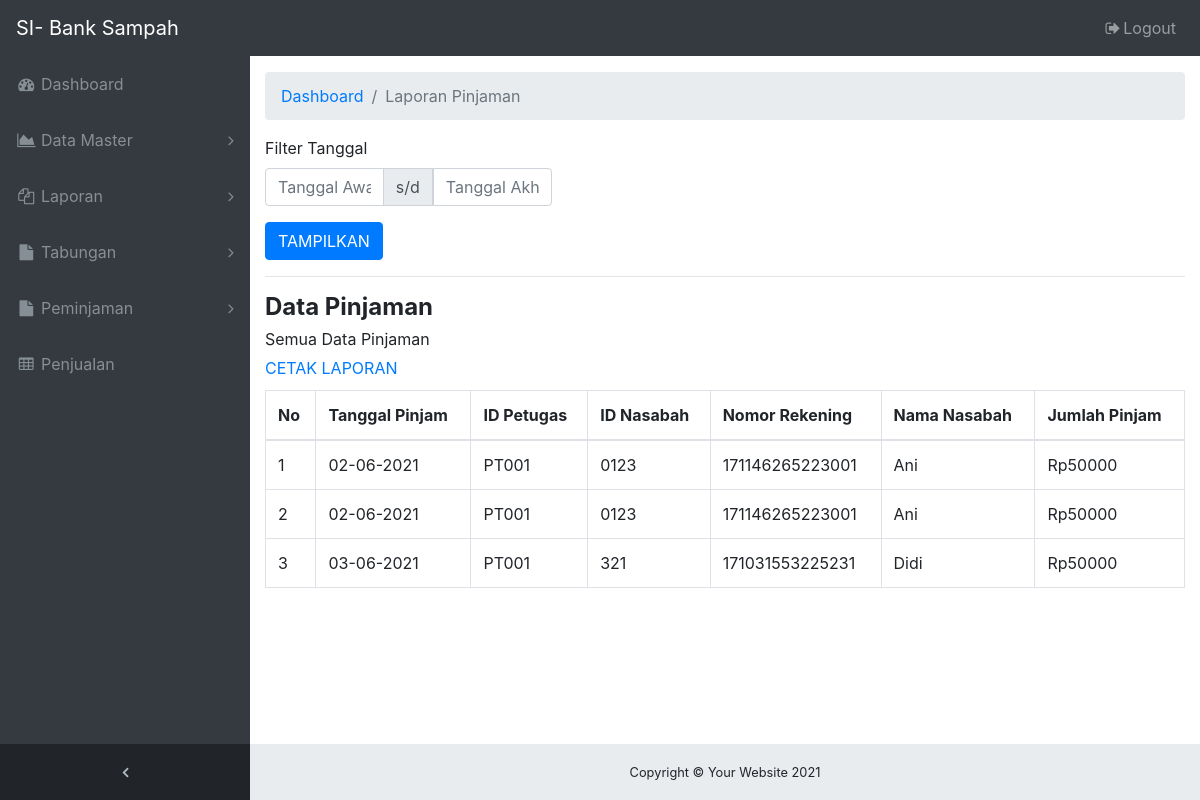
Before: /ADMIN/laporan-pinjaman.php (signed in) with the older database file.
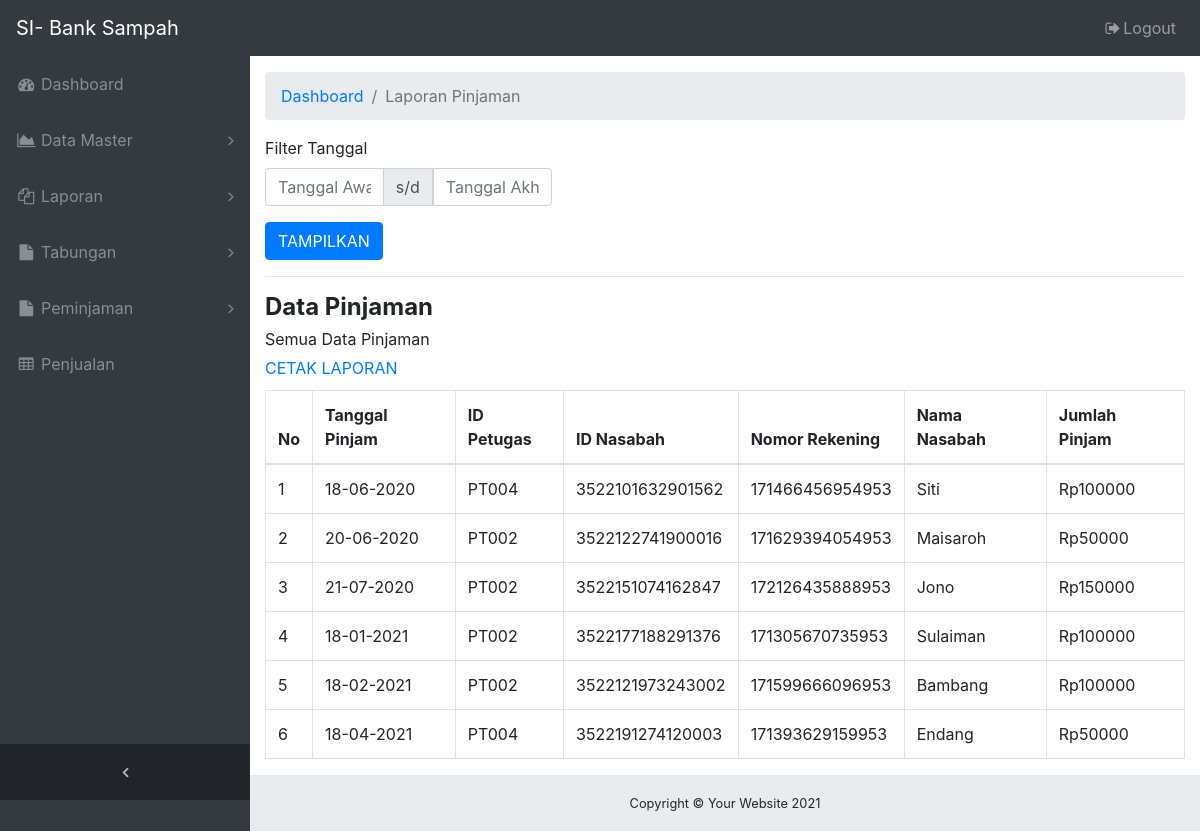
After: the same page with the newer database file.
### tables this page shows
CREATE TABLE `tb_pinjaman` (
  `id_pinjam` varchar(10) NOT NULL,
  `id_petugas` varchar(10) NOT NULL,
  `id_nasabah` varchar(20) NOT NULL,
  `jumlah_pinjam` int(11) NOT NULL,
  `tanggal_pinjam` date NOT NULL
);

CREATE TABLE `tb_nasabah` (
  `id_nasabah` varchar(20) NOT NULL,
  `nama_nasabah` varchar(50) NOT NULL,
  `jk_nasabah` varchar(10) NOT NULL,
  `alamat_nasabah` varchar(50) NOT NULL,
  `telp_nasabah` varchar(15) NOT NULL,
  `pekerjaan_nasabah` varchar(15) NOT NULL,
  `tgl_daftar` date NOT NULL,
  `norek_nasabah` varchar(20) NOT NULL,
  `saldo_nasabah` int(11) NOT NULL,
  `pinjaman_nasabah` int(11) NOT NULL
);

### ADMIN/laporan-pinjaman.php (the view, shortened to what this page needs)
<!DOCTYPE html>
<html lang="en">
  <head>
    <link href="vendor/bootstrap/css/bootstrap.min.css" rel="stylesheet">
    <link href="vendor/font-awesome/css/font-awesome.min.css" rel="stylesheet" type="text/css">
    <link href="vendor/datatables/dataTables.bootstrap4.css" rel="stylesheet">
    <link href="css/sb-admin.css" rel="stylesheet">
    <?php include 'navbar.php'; ?>
  </head>
  <body class="fixed-nav sticky-footer bg-dark" id="page-top">
    <div class="content-wrapper">
      <div class="container-fluid">
        <ol class="breadcrumb">
          <li class="breadcrumb-item">
            <a href="index.php">Dashboard</a>
          </li>
          <li class="breadcrumb-item active">Laporan Pinjaman</li>
        </ol>
        <form method="GET" action="laporan-pinjaman.php">
          <div class="row">
            <div class="col-sm-6 col-md-4">
              <div class="form-group">
                <label>Filter Tanggal</label>
                <div class="input-group">
                  <input type="text" name="tgl_awal" value="<?= @$_GET['tgl_awal'] ?>" class="form-control tgl_awal datetimepicker-input" placeholder="Tanggal Awal" data-toggle="datetimepicker" data-target=".tgl_awal" autocomplete="off">
                  <div class="input-group-append">
                    <span class="input-group-text">s/d</span>
                  </div>
                  <input type="text" name="tgl_akhir" value="<?= @$_GET['tgl_akhir'] ?>" class="form-control tgl_akhir datetimepicker-input" placeholder="Tanggal Akhir" data-toggle="datetimepicker" data-target=".tgl_akhir" autocomplete="off">
                </div>
              </div>
            </div>
          </div>
          <button type="submit" name="filter" value="true" class="btn btn-primary">TAMPILKAN</button>
        </form>
        <?php
        include "koneksi_db.php";
        $tgl_awal  = @$_GET['tgl_awal'];
        $tgl_akhir = @$_GET['tgl_akhir'];
        if(empty($tgl_awal) or empty($tgl_akhir)){
        $query     = "SELECT p.id_pinjam, p.id_petugas, p.id_nasabah, n.norek_nasabah, n.nama_nasabah, p.jumlah_pinjam, p.tanggal_pinjam FROM tb_pinjaman p INNER JOIN tb_nasabah n WHERE p.id_nasabah = n.id_nasabah";
        $url_cetak = "print-laporan-pinjaman.php";
        $label     = "Semua Data Pinjaman";
        }
        ?>
        <hr />
        <h4 style="margin-bottom: 5px;"><b>Data Pinjaman</b></h4>
        <?php echo $label ?><br />
        <div style="margin-top: 5px;">
          <a href="<?php echo $url_cetak ?>">CETAK LAPORAN</a>
        </div>
        <div class="table-responsive" style="margin-top: 10px;">
          <table class="table table-bordered">
            <thead>
              <tr>
                <th>No</th>
                <th>Tanggal Pinjam</th>
                <th>ID Petugas</th>
                <th>ID Nasabah</th>
                <th>Nomor Rekening</th>
                <th>Nama Nasabah</th>
                <th>Jumlah Pinjam</th>
              </tr>
            </thead>
            <tbody>
              <?php
              $sql = mysqli_query($koneksi, $query);
              $row = mysqli_num_rows($sql);
              $nomor = 1;
              if($row > 0){
              while($data = mysqli_fetch_array($sql)){
              $tgl = date('d-m-Y', strtotime($data['tanggal_pinjam']));
              echo "<tr>";
                echo "<td>".$nomor++."</td>";
                echo "<td>".$tgl."</td>";
                echo "<td>".$data['id_petugas']."</td>";
                echo "<td>".$data['id_nasabah']."</td>";
                echo "<td>".$data['norek_nasabah']."</td>";
                echo "<td>".$data['nama_nasabah']."</td>";
                echo "<td>Rp".$data['jumlah_pinjam']."</td>";
              echo "</tr>";
              }
              }else{
              echo "<tr><td colspan='5'>Data tidak ada</td></tr>";
              }
              ?>
            </tbody>
          </table>
        </div>
      </div>
      <?php include 'footer.php'; ?>
    </div>
  </body>
</html>

Changed rows visible on the page:
changed tb_pinjaman: tanggal_pinjam "02-06-2021" → "18-06-2020"; id_petugas "PT001" → "PT004"; id_nasabah "0123" → "3522101632901562"; id_nasabah.norek_nasabah "171146265223001" → "171466456954953"; id_nasabah.nama_nasabah "Ani" → "Siti"; jumlah_pinjam "50000" → "100000"
changed tb_pinjaman: tanggal_pinjam "02-06-2021" → "20-06-2020"; id_petugas "PT001" → "PT002"; id_nasabah "0123" → "3522122741900016"; id_nasabah.norek_nasabah "171146265223001" → "171629394054953"; id_nasabah.nama_nasabah "Ani" → "Maisaroh"
changed tb_pinjaman: tanggal_pinjam "03-06-2021" → "21-07-2020"; id_petugas "PT001" → "PT002"; id_nasabah "321" → "3522151074162847"; id_nasabah.norek_nasabah "171031553225231" → "172126435888953"; id_nasabah.nama_nasabah "Didi" → "Jono"; jumlah_pinjam "50000" → "150000"
added tb_pinjaman: tanggal_pinjam "18-01-2021", id_petugas "PT002", id_nasabah "3522177188291376", id_nasabah.norek_nasabah "171305670735953", id_nasabah.nama_nasabah "Sulaiman", jumlah_pinjam "100000"
added tb_pinjaman: tanggal_pinjam "18-02-2021", id_petugas "PT002", id_nasabah "3522121973243002", id_nasabah.norek_nasabah "171599666096953", id_nasabah.nama_nasabah "Bambang", jumlah_pinjam "100000"
added tb_pinjaman: tanggal_pinjam "18-04-2021", id_petugas "PT004", id_nasabah "3522191274120003", id_nasabah.norek_nasabah "171393629159953", id_nasabah.nama_nasabah "Endang", jumlah_pinjam "50000"
